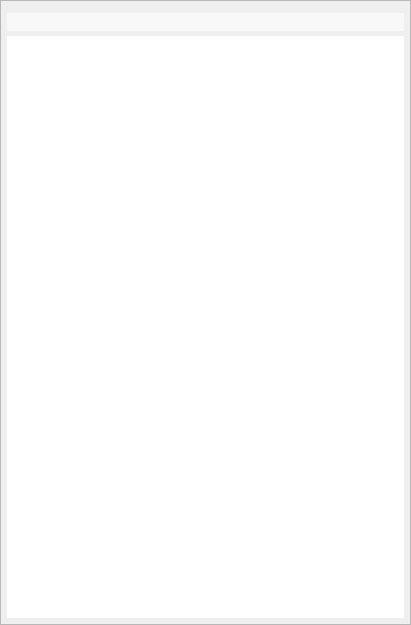
<?xml version="1.0" encoding="UTF-8"?>
<ui version="4.0">
 <class>Form</class>
 <widget class="QWidget" name="Form">
  <property name="geometry">
   <rect>
    <x>0</x>
    <y>0</y>
    <width>411</width>
    <height>625</height>
   </rect>
  </property>
  <property name="windowTitle">
   <string>Form</string>
  </property>
  <layout class="QVBoxLayout" name="verticalLayout_2">
   <property name="leftMargin">
    <number>0</number>
   </property>
   <property name="topMargin">
    <number>0</number>
   </property>
   <property name="rightMargin">
    <number>0</number>
   </property>
   <property name="bottomMargin">
    <number>0</number>
   </property>
   <item>
    <widget class="QScrollArea" name="scrollArea">
     <property name="widgetResizable">
      <bool>true</bool>
     </property>
     <widget class="QWidget" name="scrollAreaWidgetContents">
      <property name="geometry">
       <rect>
        <x>0</x>
        <y>0</y>
        <width>409</width>
        <height>623</height>
       </rect>
      </property>
      <layout class="QVBoxLayout" name="verticalLayout">
       <property name="spacing">
        <number>5</number>
       </property>
       <property name="leftMargin">
        <number>6</number>
       </property>
       <property name="topMargin">
        <number>12</number>
       </property>
       <property name="rightMargin">
        <number>6</number>
       </property>
       <property name="bottomMargin">
        <number>6</number>
       </property>
       <item>
        <widget class="QLabel" name="filePath">
         <property name="styleSheet">
          <string notr="true">QLabel {
    background-color: rgb(248, 248, 248);
    border: none;
    padding: 2px;
    color: rgb(100, 100, 100); /* Light grey text */
}</string>
         </property>
         <property name="text">
          <string/>
         </property>
         <property name="wordWrap">
          <bool>true</bool>
         </property>
        </widget>
       </item>
       <item>
        <widget class="QTableView" name="tableView">
         <property name="styleSheet">
          <string notr="true">QLabel {
    background-color: white;
    border: none; /* This removes the border */
    padding: 2px;
}</string>
         </property>
         <property name="frameShape">
          <enum>QFrame::NoFrame</enum>
         </property>
         <property name="frameShadow">
          <enum>QFrame::Raised</enum>
         </property>
         <property name="horizontalScrollBarPolicy">
          <enum>Qt::ScrollBarAsNeeded</enum>
         </property>
         <property name="alternatingRowColors">
          <bool>true</bool>
         </property>
         <property name="gridStyle">
          <enum>Qt::DotLine</enum>
         </property>
        </widget>
       </item>
      </layout>
     </widget>
    </widget>
   </item>
  </layout>
 </widget>
 <resources/>
 <connections/>
</ui>
